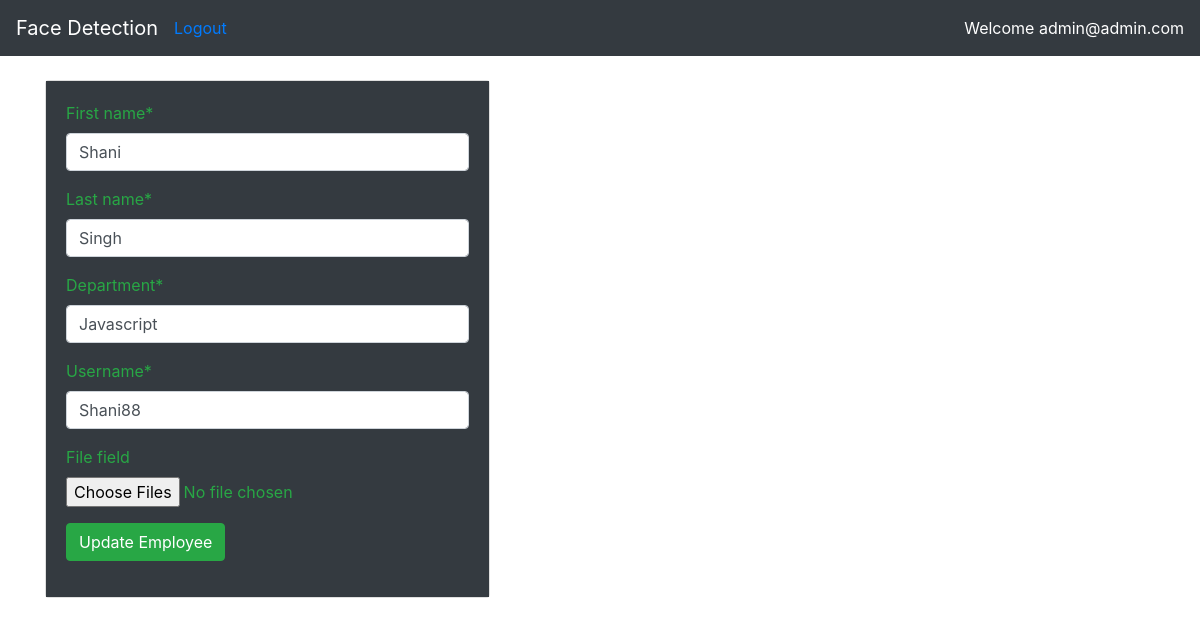
Screenshot of /employees/show/2/edit (signed in) with the database file from the repository.
### employees/models.py (models this page shows)
class Employee(models.Model):
    first_name = models.CharField(max_length=50)
    last_name = models.CharField(max_length=50)
    department = models.CharField(max_length=50)
    username = models.CharField(max_length=15, unique=True, null=True)

### employees/views.py (the view)
# urls.py: path('show/<int:id>/edit', views.edit_employee, name='edit_employee')
def edit_employee(request, id=None):
    button_title = "Update Employee"
    if id is not None:
        employee = Employee.objects.get(id=id)
        if request.method == "POST":
            form = EmployeeForm(request.POST, instance=employee)
            files = request.FILES.getlist('file_field')
            if form.is_valid():
                employee_obj = form.save()
                for f in files:
                    handle_uploaded_file(f, employee_obj)
                return redirect(f"/employees/show/{employee_obj.id}")
        else:
            form = EmployeeForm(instance=employee)
            images = get_images(employee)
            return render(request, 'employees/add.html', {'form': form, 'images': images, 'button_title': button_title})

### employees/forms.py
class EmployeeForm(ModelForm):
    file_field = forms.FileField(widget=forms.ClearableFileInput(attrs={'multiple': True}), required = False)
    class Meta:
        model = Employee
        fields = ['first_name', 'last_name', 'department' , 'username' , 'file_field']

### employees/views.py (called while the page is built)
def get_images(employee):
    path= f"uploads/{employee.username}/"
    image_list = [f for f in glob.glob(path + "**/*", recursive=True)]
    images = []
    for file in image_list:
        _, folder, filename = file.split("/")
        images.append(f"{folder}/{filename}")
    return images

### employees/templates/employees/add.html (shortened to what this page needs)
{% extends 'base.html' %}
{% load crispy_forms_tags %}
{% block content %}
    <div class="container">
        <div class="row">
            <div class="col-md-5">
                <div class="card">
                    <div class="card-body bg-dark text-success">
                        <form method="POST" enctype="multipart/form-data">
                            <div class="form-group">
                                {{ form|crispy}}
                            </div>
                            <div class="form-group">
                                <input type="submit" class="btn btn-success" value="{{ button_title }}">
                            </div>
                        </form>
                    </div>
                </div>
            </div>
            <div class="col-md-7">
            </div>
        </div>
    </div>
{% endblock content %}

### templates/base.html (shortened to what this page needs)
{% load static from staticfiles %}
<!doctype html>
<html>
		<head>
			<link rel="stylesheet" href="{% static 'css/bootstrap.min.css' %}">
			<link rel="stylesheet" href="{% static 'css/style.css' %}">
		</head>
		<body>
		<nav class="navbar navbar-dark bg-dark">
			<a class="navbar-brand" href="{% url 'root_url' %}">Face Detection</a>
			<ul class="navbar-nav mr-auto">
				{% if user.is_authenticated %}
					<li class="nav-item"><a href="{% url 'logout'%}">Logout</a></li>
				{% else %}
					<li class="nav-item active text-white"><a href="{% url 'login'%}">Login</a></li>
				{% endif %}
			</ul>
			<ul class="navbar-nav ">
				{% if user.is_authenticated %}
					<li class="nav-item active text-white">Welcome {{ user.email }}</li>
				{% endif  %}
			</ul>
		</nav>
		{% block content %}
		{% endblock content %}
		</body>
</html>

### rows the page displays
Employee: first_name "Shani", last_name "Singh", department "Javascript", username "Shani88"

### other values shown
{{ user.email }} "admin@admin.com"
